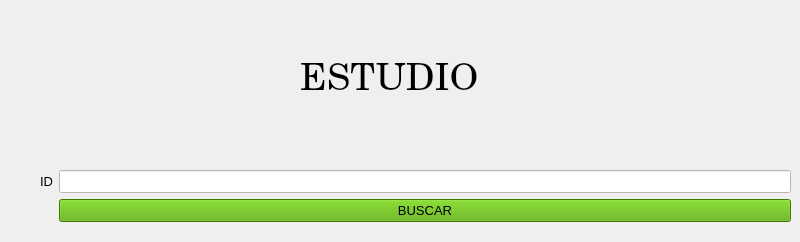
      <widget class="QWidget" name="camposestudiospac">
       <widget class="QWidget" name="formLayoutWidget_12">
        <property name="geometry">
         <rect>
          <x>40</x>
          <y>170</y>
          <width>751</width>
          <height>63</height>
         </rect>
        </property>
        <layout class="QFormLayout" name="formLayout_13">
         <item row="0" column="0">
          <widget class="QLabel" name="label_47">
           <property name="font">
            <font>
             <pointsize>10</pointsize>
            </font>
           </property>
           <property name="text">
            <string>ID</string>
           </property>
          </widget>
         </item>
         <item row="1" column="1">
          <widget class="QPushButton" name="pacestudio">
           <property name="font">
            <font>
             <pointsize>10</pointsize>
            </font>
           </property>
           <property name="styleSheet">
            <string notr="true">background-color: rgb(85, 170, 0);</string>
           </property>
           <property name="text">
            <string>BUSCAR</string>
           </property>
          </widget>
         </item>
         <item row="0" column="1">
          <widget class="QLineEdit" name="idpac_estudio">
           <property name="font">
            <font>
             <pointsize>10</pointsize>
            </font>
           </property>
           <property name="styleSheet">
            <string notr="true">background-color: rgb(255, 255, 255);</string>
           </property>
           <property name="alignment">
            <set>Qt::AlignCenter</set>
           </property>
          </widget>
         </item>
        </layout>
       </widget>
       <widget class="QLabel" name="title_3">
        <property name="geometry">
         <rect>
          <x>300</x>
          <y>50</y>
          <width>231</width>
          <height>61</height>
         </rect>
        </property>
        <property name="font">
         <font>
          <family>Century</family>
          <pointsize>28</pointsize>
          <underline>false</underline>
         </font>
        </property>
        <property name="text">
         <string>ESTUDIO</string>
        </property>
        <property name="alignment">
         <set>Qt::AlignLeading|Qt::AlignLeft|Qt::AlignVCenter</set>
        </property>
       </widget>
      </widget>
